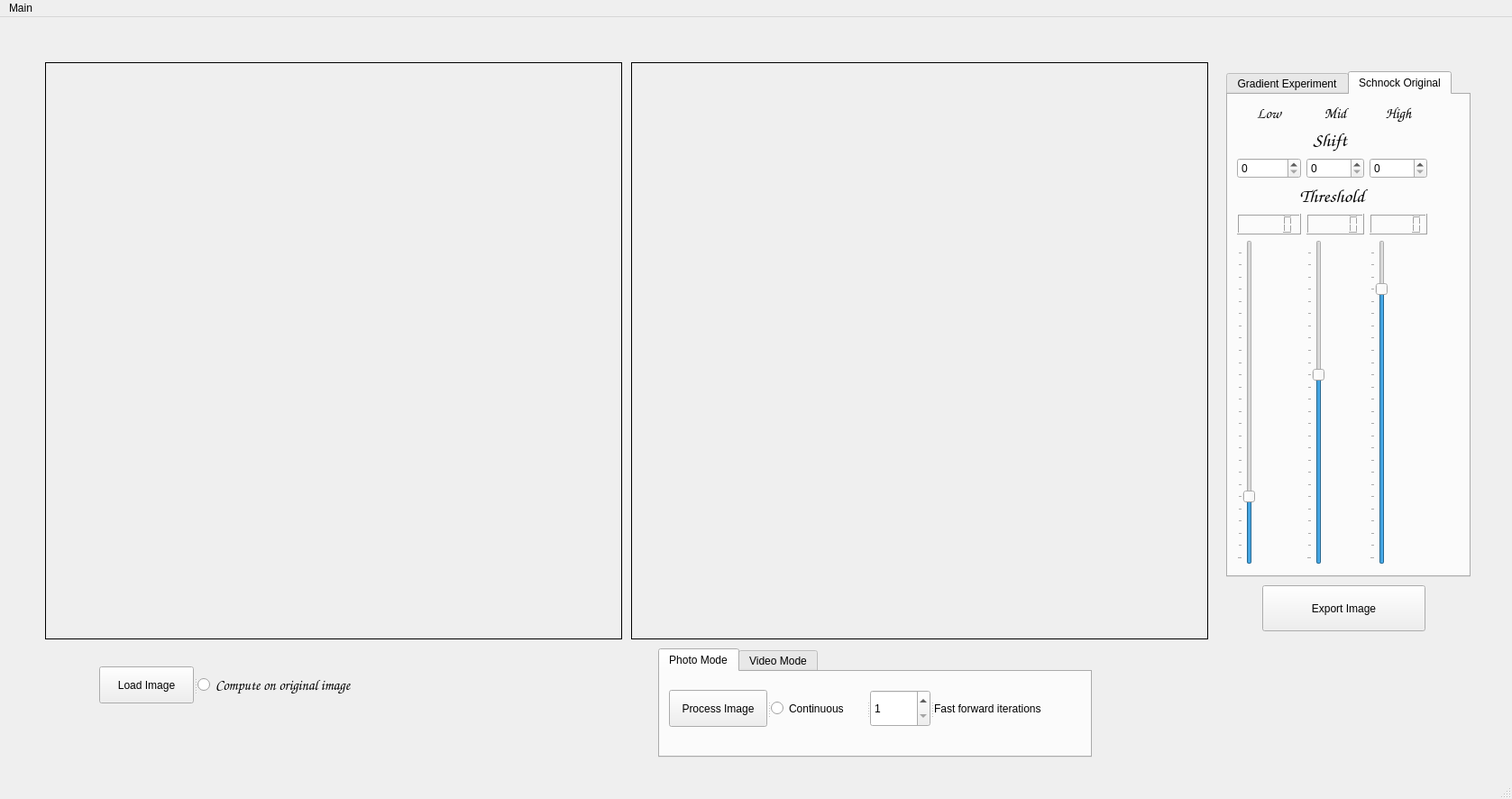
<?xml version="1.0" encoding="UTF-8"?>
<ui version="4.0">
 <class>MainWindow</class>
 <widget class="QMainWindow" name="MainWindow">
  <property name="geometry">
   <rect>
    <x>0</x>
    <y>0</y>
    <width>1677</width>
    <height>886</height>
   </rect>
  </property>
  <property name="windowTitle">
   <string>MainWindow</string>
  </property>
  <widget class="QWidget" name="centralwidget">
   <widget class="QLabel" name="Input_Image">
    <property name="geometry">
     <rect>
      <x>50</x>
      <y>50</y>
      <width>640</width>
      <height>640</height>
     </rect>
    </property>
    <property name="minimumSize">
     <size>
      <width>521</width>
      <height>531</height>
     </size>
    </property>
    <property name="frameShape">
     <enum>QFrame::Box</enum>
    </property>
    <property name="text">
     <string/>
    </property>
    <property name="alignment">
     <set>Qt::AlignCenter</set>
    </property>
   </widget>
   <widget class="QLabel" name="Output_Image">
    <property name="geometry">
     <rect>
      <x>700</x>
      <y>50</y>
      <width>640</width>
      <height>640</height>
     </rect>
    </property>
    <property name="frameShape">
     <enum>QFrame::Box</enum>
    </property>
    <property name="text">
     <string/>
    </property>
    <property name="scaledContents">
     <bool>false</bool>
    </property>
    <property name="alignment">
     <set>Qt::AlignCenter</set>
    </property>
   </widget>
   <widget class="QSplitter" name="splitter">
    <property name="geometry">
     <rect>
      <x>110</x>
      <y>720</y>
      <width>341</width>
      <height>41</height>
     </rect>
    </property>
    <property name="orientation">
     <enum>Qt::Horizontal</enum>
    </property>
    <widget class="QPushButton" name="pushButton_load_input_image">
     <property name="text">
      <string>Load Image</string>
     </property>
    </widget>
    <widget class="QRadioButton" name="radioButton_compute_on_original">
     <property name="font">
      <font>
       <family>Comic Sans MS</family>
       <pointsize>12</pointsize>
      </font>
     </property>
     <property name="text">
      <string>Compute on original image</string>
     </property>
    </widget>
   </widget>
   <widget class="QTabWidget" name="tabWidget_edit_mode">
    <property name="geometry">
     <rect>
      <x>1360</x>
      <y>60</y>
      <width>271</width>
      <height>561</height>
     </rect>
    </property>
    <property name="currentIndex">
     <number>1</number>
    </property>
    <widget class="QWidget" name="tab_gradient_experiment_config">
     <attribute name="title">
      <string>Gradient Experiment</string>
     </attribute>
     <widget class="QSpinBox" name="spinBox_alternate_every_n">
      <property name="geometry">
       <rect>
        <x>30</x>
        <y>20</y>
        <width>41</width>
        <height>28</height>
       </rect>
      </property>
      <property name="value">
       <number>2</number>
      </property>
     </widget>
     <widget class="QLabel" name="label_7">
      <property name="geometry">
       <rect>
        <x>80</x>
        <y>20</y>
        <width>141</width>
        <height>29</height>
       </rect>
      </property>
      <property name="font">
       <font>
        <family>Comic Sans MS</family>
        <pointsize>12</pointsize>
       </font>
      </property>
      <property name="text">
       <string>Alternate every</string>
      </property>
      <property name="alignment">
       <set>Qt::AlignCenter</set>
      </property>
     </widget>
     <widget class="QSplitter" name="splitter_6">
      <property name="geometry">
       <rect>
        <x>20</x>
        <y>70</y>
        <width>221</width>
        <height>431</height>
       </rect>
      </property>
      <property name="orientation">
       <enum>Qt::Vertical</enum>
      </property>
      <widget class="QLabel" name="label_2">
       <property name="font">
        <font>
         <family>Comic Sans MS</family>
         <pointsize>16</pointsize>
        </font>
       </property>
       <property name="text">
        <string>Merge Mode</string>
       </property>
       <property name="alignment">
        <set>Qt::AlignCenter</set>
       </property>
      </widget>
      <widget class="QComboBox" name="comboBox_merge_mode"/>
      <widget class="QLabel" name="label">
       <property name="font">
        <font>
         <family>Comic Sans MS</family>
         <pointsize>16</pointsize>
        </font>
       </property>
       <property name="text">
        <string>Multiplier Mode</string>
       </property>
       <property name="alignment">
        <set>Qt::AlignCenter</set>
       </property>
      </widget>
      <widget class="QComboBox" name="comboBox_multiplier_mode"/>
      <widget class="QSplitter" name="splitter_4">
       <property name="orientation">
        <enum>Qt::Horizontal</enum>
       </property>
       <widget class="QSpinBox" name="spinBox_multiplier_amplitude">
        <property name="value">
         <number>1</number>
        </property>
       </widget>
       <widget class="QLabel" name="label_3">
        <property name="font">
         <font>
          <family>Comic Sans MS</family>
          <pointsize>12</pointsize>
         </font>
        </property>
        <property name="text">
         <string>Multiplier Amplitude</string>
        </property>
        <property name="alignment">
         <set>Qt::AlignCenter</set>
        </property>
       </widget>
      </widget>
      <widget class="QSplitter" name="splitter_5">
       <property name="orientation">
        <enum>Qt::Horizontal</enum>
       </property>
       <widget class="QSpinBox" name="spinBox_multiplier_frequency">
        <property name="value">
         <number>16</number>
        </property>
       </widget>
       <widget class="QLabel" name="label_4">
        <property name="font">
         <font>
          <family>Comic Sans MS</family>
          <pointsize>12</pointsize>
         </font>
        </property>
        <property name="text">
         <string>Multiplier Frequency</string>
        </property>
        <property name="alignment">
         <set>Qt::AlignCenter</set>
        </property>
       </widget>
      </widget>
      <widget class="QRadioButton" name="radioButton_clip_images">
       <property name="font">
        <font>
         <family>Comic Sans MS</family>
         <pointsize>12</pointsize>
        </font>
       </property>
       <property name="text">
        <string>Clip Images</string>
       </property>
      </widget>
      <widget class="QPushButton" name="pushButton_reset_output">
       <property name="text">
        <string>Reset Output</string>
       </property>
      </widget>
      <widget class="QLabel" name="label_5">
       <property name="font">
        <font>
         <family>Comic Sans MS</family>
         <pointsize>12</pointsize>
        </font>
       </property>
       <property name="text">
        <string>Output start image</string>
       </property>
       <property name="alignment">
        <set>Qt::AlignCenter</set>
       </property>
      </widget>
      <widget class="QComboBox" name="comboBox_output_start_image"/>
     </widget>
    </widget>
    <widget class="QWidget" name="tab_schnock_original_config">
     <attribute name="title">
      <string>Schnock Original</string>
     </attribute>
     <widget class="QWidget" name="layoutWidget">
      <property name="geometry">
       <rect>
        <x>10</x>
        <y>10</y>
        <width>211</width>
        <height>511</height>
       </rect>
      </property>
      <layout class="QGridLayout" name="gridLayout">
       <item row="0" column="2">
        <widget class="QLabel" name="label_12">
         <property name="font">
          <font>
           <family>Comic Sans MS</family>
           <pointsize>12</pointsize>
          </font>
         </property>
         <property name="text">
          <string>Mid</string>
         </property>
         <property name="alignment">
          <set>Qt::AlignCenter</set>
         </property>
        </widget>
       </item>
       <item row="0" column="3">
        <widget class="QLabel" name="label_13">
         <property name="font">
          <font>
           <family>Comic Sans MS</family>
           <pointsize>12</pointsize>
          </font>
         </property>
         <property name="text">
          <string>High</string>
         </property>
         <property name="alignment">
          <set>Qt::AlignCenter</set>
         </property>
        </widget>
       </item>
       <item row="1" column="0" colspan="4">
        <widget class="QLabel" name="label_15">
         <property name="font">
          <font>
           <family>Comic Sans MS</family>
           <pointsize>16</pointsize>
          </font>
         </property>
         <property name="text">
          <string>Shift </string>
         </property>
         <property name="alignment">
          <set>Qt::AlignCenter</set>
         </property>
        </widget>
       </item>
       <item row="2" column="3">
        <widget class="QSpinBox" name="spinBox_high_shift"/>
       </item>
       <item row="3" column="0" colspan="4">
        <widget class="QLabel" name="label_16">
         <property name="font">
          <font>
           <family>Comic Sans MS</family>
           <pointsize>16</pointsize>
          </font>
         </property>
         <property name="text">
          <string>Threshold</string>
         </property>
         <property name="alignment">
          <set>Qt::AlignCenter</set>
         </property>
        </widget>
       </item>
       <item row="4" column="0" colspan="2">
        <widget class="QLCDNumber" name="lcdNumber_low_threshold"/>
       </item>
       <item row="4" column="2">
        <widget class="QLCDNumber" name="lcdNumber_mid_threshold"/>
       </item>
       <item row="4" column="3">
        <widget class="QLCDNumber" name="lcdNumber_high_threshold"/>
       </item>
       <item row="5" column="2">
        <widget class="QSlider" name="verticalSlider_mid_threshold">
         <property name="minimum">
          <number>0</number>
         </property>
         <property name="maximum">
          <number>255</number>
         </property>
         <property name="value">
          <number>150</number>
         </property>
         <property name="orientation">
          <enum>Qt::Vertical</enum>
         </property>
         <property name="tickPosition">
          <enum>QSlider::TicksAbove</enum>
         </property>
        </widget>
       </item>
       <item row="5" column="3">
        <widget class="QSlider" name="verticalSlider_high_threshold">
         <property name="minimum">
          <number>0</number>
         </property>
         <property name="maximum">
          <number>255</number>
         </property>
         <property name="value">
          <number>220</number>
         </property>
         <property name="orientation">
          <enum>Qt::Vertical</enum>
         </property>
         <property name="tickPosition">
          <enum>QSlider::TicksAbove</enum>
         </property>
        </widget>
       </item>
       <item row="0" column="0" colspan="2">
        <widget class="QLabel" name="label_9">
         <property name="font">
          <font>
           <family>Comic Sans MS</family>
           <pointsize>12</pointsize>
          </font>
         </property>
         <property name="text">
          <string>Low</string>
         </property>
         <property name="alignment">
          <set>Qt::AlignCenter</set>
         </property>
        </widget>
       </item>
       <item row="2" column="2">
        <widget class="QSpinBox" name="spinBox_mid_shift"/>
       </item>
       <item row="2" column="0" colspan="2">
        <widget class="QSpinBox" name="spinBox_low_shift"/>
       </item>
       <item row="5" column="0" colspan="2">
        <widget class="QSlider" name="verticalSlider_low_threshold">
         <property name="minimum">
          <number>0</number>
         </property>
         <property name="maximum">
          <number>255</number>
         </property>
         <property name="value">
          <number>50</number>
         </property>
         <property name="orientation">
          <enum>Qt::Vertical</enum>
         </property>
         <property name="tickPosition">
          <enum>QSlider::TicksAbove</enum>
         </property>
        </widget>
       </item>
      </layout>
     </widget>
    </widget>
   </widget>
   <widget class="QTabWidget" name="tabWidget_foto_or_video">
    <property name="geometry">
     <rect>
      <x>730</x>
      <y>700</y>
      <width>481</width>
      <height>121</height>
     </rect>
    </property>
    <property name="currentIndex">
     <number>0</number>
    </property>
    <widget class="QWidget" name="tab_photo_mode">
     <attribute name="title">
      <string>Photo Mode</string>
     </attribute>
     <widget class="QSplitter" name="splitter_2">
      <property name="geometry">
       <rect>
        <x>10</x>
        <y>20</y>
        <width>441</width>
        <height>41</height>
       </rect>
      </property>
      <property name="orientation">
       <enum>Qt::Horizontal</enum>
      </property>
      <widget class="QPushButton" name="pushButton_process_image">
       <property name="text">
        <string>Process Image</string>
       </property>
      </widget>
      <widget class="QRadioButton" name="radioButton_continuous">
       <property name="text">
        <string>Continuous</string>
       </property>
      </widget>
      <widget class="QSpinBox" name="spinBox_fast_forward_iterations">
       <property name="minimum">
        <number>1</number>
       </property>
       <property name="maximum">
        <number>2000</number>
       </property>
      </widget>
      <widget class="QLabel" name="label_6">
       <property name="text">
        <string>Fast forward iterations</string>
       </property>
      </widget>
     </widget>
    </widget>
    <widget class="QWidget" name="tab_video_mode">
     <attribute name="title">
      <string>Video Mode</string>
     </attribute>
     <widget class="QSplitter" name="splitter_3">
      <property name="geometry">
       <rect>
        <x>30</x>
        <y>20</y>
        <width>371</width>
        <height>21</height>
       </rect>
      </property>
      <property name="orientation">
       <enum>Qt::Horizontal</enum>
      </property>
      <widget class="QRadioButton" name="radioButton_webcam_input">
       <property name="font">
        <font>
         <family>Comic Sans MS</family>
         <pointsize>12</pointsize>
        </font>
       </property>
       <property name="text">
        <string>Webcam input</string>
       </property>
      </widget>
      <widget class="QLabel" name="label_14">
       <property name="font">
        <font>
         <family>Comic Sans MS</family>
         <pointsize>12</pointsize>
        </font>
       </property>
       <property name="text">
        <string>Video merge mode:</string>
       </property>
      </widget>
      <widget class="QComboBox" name="comboBox_video_merge_mode"/>
     </widget>
     <widget class="QSplitter" name="splitter_7">
      <property name="geometry">
       <rect>
        <x>20</x>
        <y>70</y>
        <width>381</width>
        <height>21</height>
       </rect>
      </property>
      <property name="orientation">
       <enum>Qt::Horizontal</enum>
      </property>
      <widget class="QLabel" name="label_8">
       <property name="font">
        <font>
         <family>Comic Sans MS</family>
         <pointsize>12</pointsize>
        </font>
       </property>
       <property name="text">
        <string>Webcam delay:</string>
       </property>
      </widget>
      <widget class="QLCDNumber" name="lcdNumber_webcam_delay"/>
      <widget class="QSlider" name="horizontalSlider_webcam_delay">
       <property name="minimum">
        <number>1</number>
       </property>
       <property name="value">
        <number>1</number>
       </property>
       <property name="orientation">
        <enum>Qt::Horizontal</enum>
       </property>
       <property name="tickPosition">
        <enum>QSlider::TicksBelow</enum>
       </property>
      </widget>
     </widget>
    </widget>
   </widget>
   <widget class="QPushButton" name="pushButton_save_image">
    <property name="geometry">
     <rect>
      <x>1400</x>
      <y>630</y>
      <width>181</width>
      <height>51</height>
     </rect>
    </property>
    <property name="text">
     <string>Export Image</string>
    </property>
   </widget>
  </widget>
  <widget class="QMenuBar" name="menubar">
   <property name="geometry">
    <rect>
     <x>0</x>
     <y>0</y>
     <width>1677</width>
     <height>21</height>
    </rect>
   </property>
   <widget class="QMenu" name="menuMain">
    <property name="title">
     <string>Main</string>
    </property>
    <addaction name="actionLoad_Image"/>
    <addaction name="actionExport_Image"/>
   </widget>
   <addaction name="menuMain"/>
  </widget>
  <widget class="QStatusBar" name="statusbar"/>
  <action name="actionLoasd">
   <property name="text">
    <string>Load project</string>
   </property>
  </action>
  <action name="actionSave_project">
   <property name="text">
    <string>Save project</string>
   </property>
  </action>
  <action name="actionSave_configurations">
   <property name="text">
    <string>Save configurations</string>
   </property>
  </action>
  <action name="actionLoad_Image">
   <property name="text">
    <string>Load Image</string>
   </property>
  </action>
  <action name="actionExport_Image">
   <property name="text">
    <string>Export Image</string>
   </property>
  </action>
 </widget>
 <resources/>
 <connections/>
</ui>
